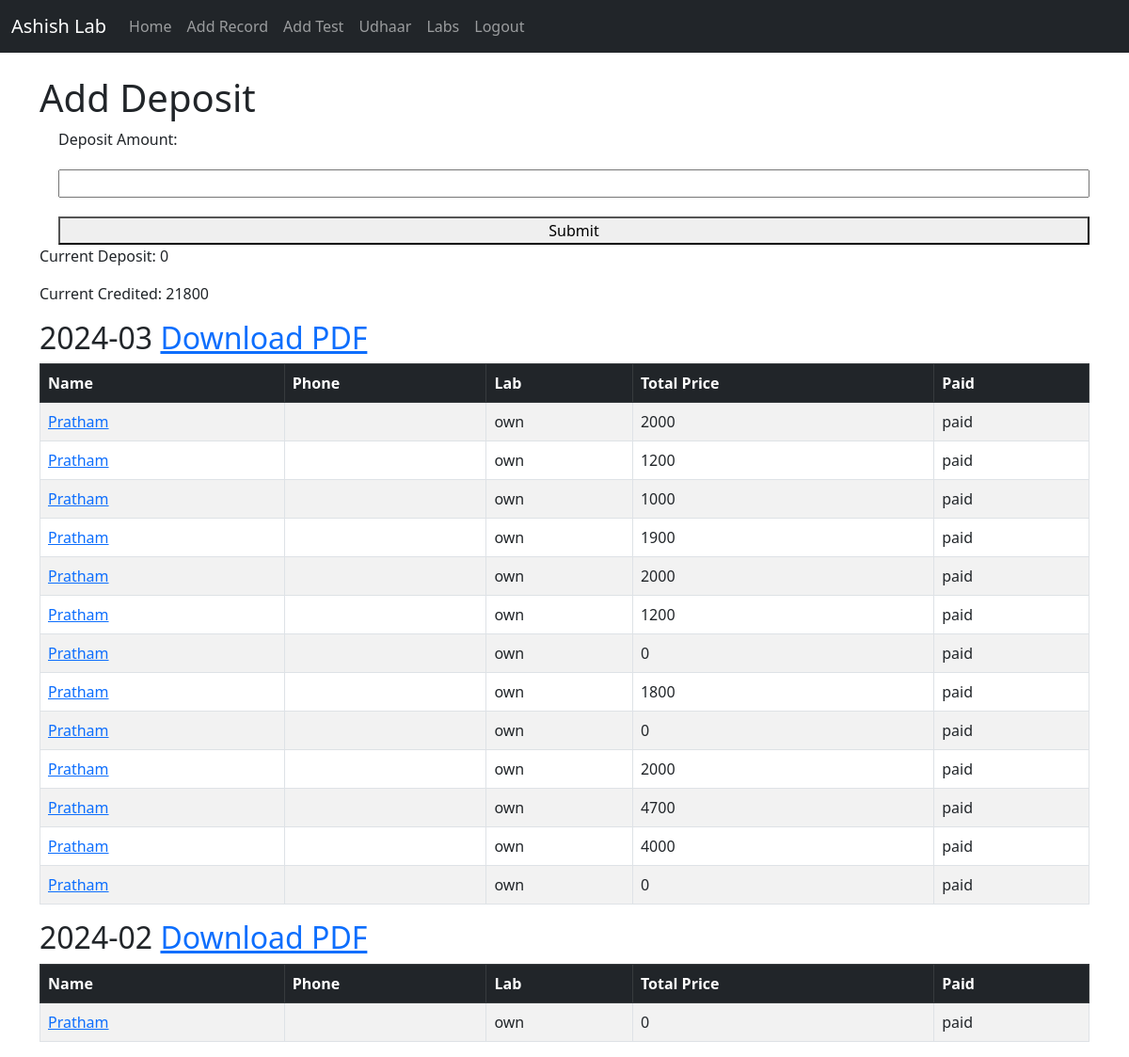
/lab/own/ (signed in), run on the app's committed database.
### website/models.py (models this page shows, shortened)
class Record(models.Model):
	tests = models.ManyToManyField('Test', related_name='records')
	created_at = models.DateTimeField(auto_now_add=True)
	first_name = models.CharField(max_length=50)
	lab = models.CharField(max_length=50, default='own')
	total_price = models.IntegerField(default = 0)
	paid = models.CharField(max_length=50, default='paid')

### website/views.py (the view)
# urls.py: path('lab/<str:lab>/', views.lab_records, name='lab_records'),
def lab_records(request, lab):
    records = Record.objects.filter(lab=lab)
    total_price = 0
    for record in records:
        total_price += record.total_price
    if lab == 'lab3':
        deposited =0
        for record in records:
              if record.paid == 'paid':
                    deposited += record.total_price
        return render(request, 'lab_records.html', {'records': records, 'lab': lab, 'deposit': deposited, "credited": total_price})
    try:
        lab_deposit = LabDeposit.objects.get(lab=lab)
    except LabDeposit.DoesNotExist:
        lab_deposit= None
    return render(request, 'lab_records.html', {'records': records, 'lab': lab, 'deposit': lab_deposit.deposit if lab_deposit else 0, "credited": total_price})

### templates/lab_records.html (shortened to what this page needs)
{% extends 'base.html' %}
{% block content %}
{% if user.is_authenticated %}
{% if records %}
{% regroup records by created_at|date:"Y-m" as grouped_records %}
    <h1>Add Deposit</h1>
    <form method="post" action="{% url 'add_deposit' lab=lab %}">
        <label for="deposit">Deposit Amount:</label>
        <input type="number" name="deposit" id="deposit" required>
        <button type="submit">Submit</button>
    </form>
<p>Current Deposit: {{ deposit }}</p>
<p>Current Credited: {{ credited }}</p>
    {% for group in grouped_records reversed %}
        <h2>{{ group.grouper }} <a href = "{% url 'generate_pdf' month=group.grouper lab=lab %}">Download PDF</a></h2>
        <table class="table table-striped table-hover table-bordered">
            <thead class="table-dark">
                <tr>
                    <th scope="col">Name</th>
                    <th scope="col">Phone</th>
                    <th scope="col">Lab</th>
                    <th scope="col">Total Price</th>
                    <th scope="col">Paid</th>
                </tr>
            </thead>
            <tbody>
                {% for record in group.list reversed %}
                    <tr>
                        <td><a href="{% url 'record' record.id %}">{{ record.first_name }} {{ record.last_name }}</a></td>
                        <td>{{ record.phone }}</td>
                        <td>{{ record.lab }}</td>
                        <td>{{ record.total_price }}</td>
                        <td>{{ record.paid }}</td>
                    </tr>
                {% endfor %}
            </tbody>
        </table>
    {% endfor %}
{% endif %}
{% endif %}
{% endblock %}

### static/styles.css (style rules this page uses)
form { display: grid; grid-template-columns: 1fr 1fr; gap: 20px; }
form > *:not(#id_tests) { grid-column: 2; }
label { display: block; }
input[type="text"], select, input[type="number"] { width: 100%; }

### templates/base.html (style rules this page uses)
form { display: grid; grid-template-columns: auto 1fr; gap: 20px; }
form > *:not(#id_tests) { grid-column: 2; }
label { display: block; }
input[type="text"], select, input[type="number"] { width: 100%; }

### data on the page
Record: first_name "Pratham", lab "own", total_price "2000", paid "paid"
Record: first_name "Pratham", lab "own", total_price "1200", paid "paid"
Record: first_name "Pratham", lab "own", total_price "1000", paid "paid"
Record: first_name "Pratham", lab "own", total_price "1900", paid "paid"
Record: first_name "Pratham", lab "own", total_price "2000", paid "paid"
Record: first_name "Pratham", lab "own", total_price "1200", paid "paid"
Record: first_name "Pratham", lab "own", total_price "0", paid "paid"
Record: first_name "Pratham", lab "own", total_price "1800", paid "paid"
Record: first_name "Pratham", lab "own", total_price "0", paid "paid"
Record: first_name "Pratham", lab "own", total_price "2000", paid "paid"
Record: first_name "Pratham", lab "own", total_price "4700", paid "paid"
Record: first_name "Pratham", lab "own", total_price "4000", paid "paid"
Record: first_name "Pratham", lab "own", total_price "0", paid "paid"
Record: first_name "Pratham", lab "own", total_price "0", paid "paid"

### other printed values
{{ deposit }} "0"
{{ credited }} "21800"
{{ group.grouper }} "2024-03" "2024-02"
